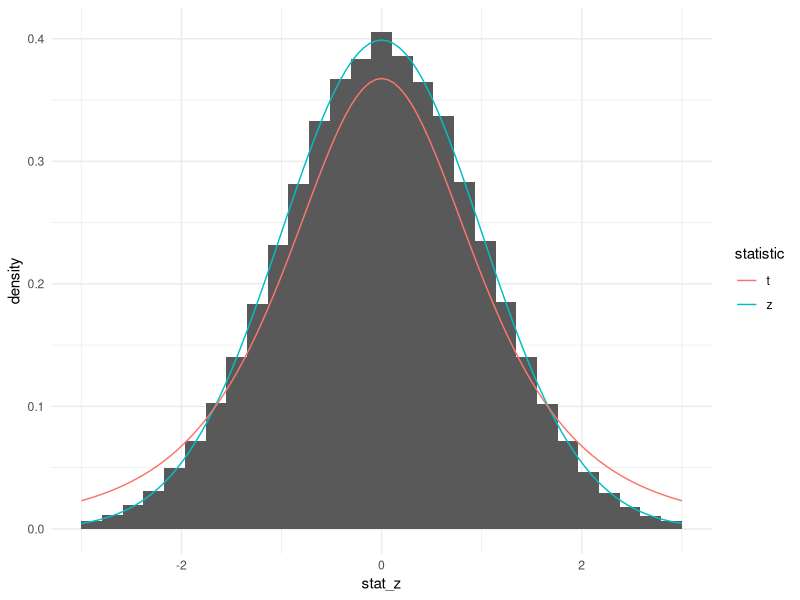

Generate this figure with R: (Note: this script raises an error after producing the figure.)
## ---- chunk 1
library(ggplot2)
library(patchwork)
library(magrittr)

theme_set(theme_minimal())
## ---- chunk 2
statistic <- function(sample, what_stat='z'){
  ## input: single data series
  ## args: 
  ##   - what_stat: 
  ##     - z: will compute a z-statistic with a known sd
  ##     - t: will compute a t-stat by estimating the sample sd
  ## return: 
  ##   - statistic that is chosen by what_stat arg
  
  sample_mean <- mean(sample)
  n           <- length(sample)

  if(what_stat == 'z') {
    standard_error <- (5 / sqrt(n))
    stat_ <- sample_mean / standard_error
  } else if(what_stat == 't') { 
    estimated_standard_error <- 'fill this in (it will involve `sd()`)'
    stat_ <- sample_mean / estimated_standard_error
  } else { 
    stop('what_stat must be either z or t')
  }
  
  return(stat_)
}
## ---- chunk 3
## draw some sample data and store it in an object
sample_data <- rnorm(n=10, mean=0, sd=1)

## calculate the statistic on the data that is stored in that object
statistic(sample=sample_data, what_stat = 'z')
## ---- chunk 4
rnorm(n=10, mean=0, sd=1) %>% 
  statistic(what_stat='z')
## ---- chunk 5
n <- 3

stat_z <- replicate(
  n    = 100000, 
  expr = rnorm(n, 0, 5) %>% 
    statistic(what_stat = 'z')
  )

plot_z <- ggplot() + 
  geom_histogram(aes(x = stat_z, y = ..density..)) + 
  geom_function(aes(color = 'z'), fun = dnorm) + 
  geom_function(aes(color = 't'), fun = dt, args = list(df = n)) + 
  labs(color = 'statistic') + 
  lims(x = c(-3,3))

plot_z
## ---- chunk 6
n <- 3

stat_t <- replicate(
  n    = 100000, 
  expr = rnorm(n, 0, 5) %>% 
    statistic(what_stat = 't')
)

plot_t <- ggplot() + 
  geom_histogram(aes(x = stat_t, y = ..density..)) + 
  geom_function(aes(color = 'z'), fun = dnorm) + 
  geom_function(aes(color = 't'), fun = dt, args = list(df = n)) + 
  labs(color = 'statistic') + 
  lims(x = c(-3,3))

plot_t
## ---- chunk 7
plot_z | plot_t
## ---- chunk 8
plot_z / plot_t
